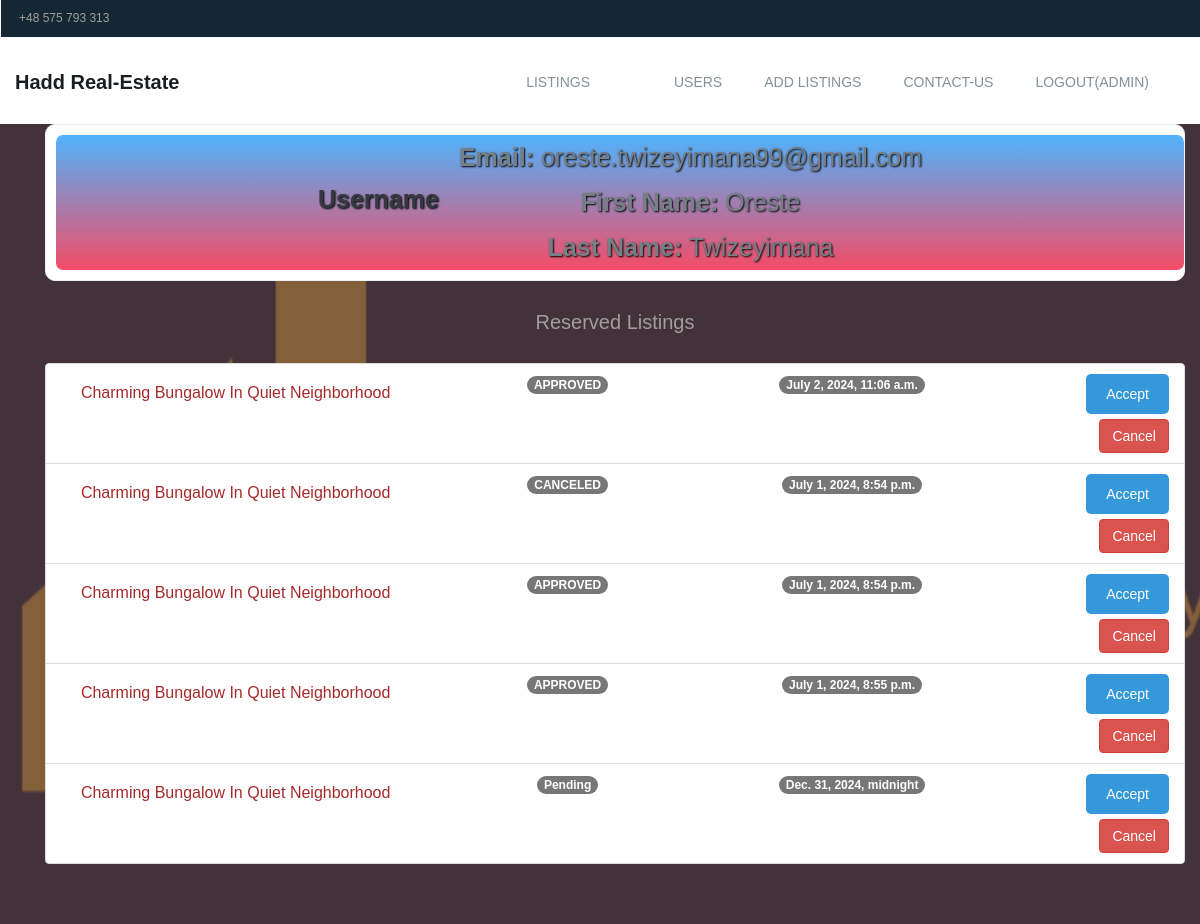
Page /accounts/1/ (signed in) on the committed database.
### accounts/models.py (models this page shows, shortened)
class User(AbstractBaseUser, PermissionsMixin):
    username_validator = UnicodeUsernameValidator()
    username = models.CharField(
        verbose_name=_("username"),
        max_length=150,
        unique=True,
        validators=[username_validator],
        error_messages={
            "unique": _("A user with that username already exists."),
        },
    )
    email = models.EmailField(verbose_name=_("email address"), blank=True)
    first_name = models.CharField(verbose_name=_("first name"), max_length=150, blank=True)
    last_name = models.CharField(verbose_name=_("last name"), max_length=150, blank=True)
    requested_reset_password = models.BooleanField(
        _('User has requested a password reset'),
        default=False,
        help_text=_('This will allow the admin to allow a password reset')
    )
    allowed_password_request = models.BooleanField(
        _('User has been granted a password reset'),
        default=False,
        help_text=_('This will allow the the user to perform password reset')
    )
    is_staff = models.BooleanField(
        _('staff status'),
        default=False,
        help_text=_('Designates whether the user can log into this admin site.'),
    )
    is_active = models.BooleanField(
        _('active'),
        default=True,
        help_text=_(
            'Designates whether this user should be treated as active. '
            'Unselect this instead of deleting accounts.'
        ),
    )
    is_superuser = models.BooleanField(
        _('superuser status'),
        default=False,
        help_text=_('Designates that this user has all permissions without explicitly assigning them.'),
    )
    objects = UserManager()
    USERNAME_FIELD = 'username'
    REQUIRED_FIELDS = ['email']
    def __str__(self):
        return self.username
    class Meta:
        verbose_name = _("user")
        verbose_name_plural = _("users")

### orders/models.py (models this page shows)
class Order(models.Model):
    user = models.ForeignKey(User, on_delete=models.CASCADE)
    listing = models.ForeignKey(Listing, on_delete=models.CASCADE)
    reservation_date = models.DateTimeField(auto_now_add=False)
    status = models.CharField(
        max_length=20,
        choices=[(status.name, status.value) for status in OrderStatus],
        default=OrderStatus.PENDING.name
    )
    created_on = models.DateTimeField(auto_now_add=True, null=True)
    def __str__(self):
        return f"Reservation {self.id} by {self.user} on {self.reservation_date}"

### listings/models.py (models this page shows, shortened)
class Listing(models.Model):
    title = models.CharField(max_length=200)
    description = models.TextField()
    price = models.DecimalField(max_digits=10, decimal_places=2)
    main_img = models.ImageField(upload_to='images/', blank=True, null=True)
    created_at = models.DateTimeField(auto_now_add=True)
    updated_at = models.DateTimeField(auto_now=True)

### accounts/views.py (the view)
# urls.py: path('<int:pk>/', views.account_detail, name='account_detail'),
@superuser_required
def account_detail(request, pk):
    user = get_object_or_404(User, pk=pk)
    orders = Order.objects.filter(user=user.id)
    print(orders, user.id)
    context = {
        'account': user,
        'orders': orders,
    }
    return render(request, 'accounts/accounts_detail.html', context)

### accounts/views.py (called while the page is built)
def superuser_required(view_func):
    decorated_view_func = user_passes_test(lambda u: u.is_superuser, login_url='listing_list')(view_func)
    return decorated_view_func

### orders/models.py (called while the page is built)
@receiver(post_init, sender=Order)
def check_and_update_order_status_on_fetch(sender, instance, **kwargs):
    if instance.status == OrderStatus.PENDING.name and instance.date_ordered < timezone.now():
        instance.status = OrderStatus.CANCELED.name
        instance.save()

### real_estate/templates/accounts/accounts_detail.html (shortened to what this page needs)
{% extends 'base.html' %}
{% block content %}
    <div class="container mt-4">
        <div class="card shadow-none border">
            <div class="card-body text-center linear-gradient rounded-2 p-4">
                <h1 class="fw-semibold text-white mb-2"
                    style="text-shadow: 1px 1px 2px #000; font-size: 2.5rem;">{{ account.username }}</h1>
                <div class="container-box">
                    <ul>
                        <li><p class="mb-1" style="text-shadow: 1px 1px 2px #000; font-size: 2.5rem;">
                            <strong>Email:</strong> {{ account.email }}</p></li>
                        <li><p class="mb-1" style="text-shadow: 1px 1px 2px #000; font-size: 2.5rem;"><strong>First
                            Name:</strong> {{ account.first_name }}</p>
                        </li>
                        <li><p class="mb-1" style="text-shadow: 1px 1px 2px #000; font-size: 2.5rem;"><strong>Last
                            Name:</strong> {{ account.last_name }}</p>
                        </li>
                    </ul>
                </div>
            </div>
        </div>
        <div class="mt-5">
            <h2 class="h3 mb-4" style="font-size: 2rem;">Reserved Listings</h2>
            {% if orders %}
                <ul class="list-group">
                    {% for order in orders %}
                        <li class="list-group-item">
                            <div class="row align-items-center">
                                <div class="col-md-4">
                                    <h2 class="h5"><a
                                            href="{% url 'listing_detail' order.listing.pk %}">{{ order.listing.title }}</a>
                                    </h2>
                                </div>
                                <div class="col-md-3">
                                    <span class="badge bg-primary rounded-pill">{{ order.status }}</span>
                                </div>
                                <div class="col-md-3">
                                    <span class="badge bg-secondary rounded-pill">{{ order.reservation_date }}</span>
                                </div>
                                <div class="col-md-2 text-right">
                                    {% if user.is_superuser %}
                                        <form action="{% url 'accept_order' order.pk %}" method="post">
                                            <button class="btn btn-primary mb-2 mb-md-0">Accept</button>
                                        </form>
                                    {% endif %}
                                    <form action="{% url 'cancel_order' order.pk %}" method="post">
                                        <button class="btn btn-danger">Cancel</button>
                                    </form>
                                </div>
                            </div>
                        </li>
                    {% endfor %}
                </ul>
            {% else %}
                <p style="font-size: 1.5rem;">No reserved listings found.</p>
            {% endif %}
        </div>
    </div>
{% endblock %}

### real_estate/templates/base.html (shortened to what this page needs)
{% load static %}
<!DOCTYPE html>
<html lang="en">
<head>
    <link rel="stylesheet" href="{% static 'css/font-awesome.min.css' %}">
    <link rel="stylesheet" href="{% static 'css/linearicons.css' %}">
    <link rel="stylesheet" href="{% static 'css/animate.css' %}">
    <link rel="stylesheet" href="{% static 'css/flaticon.css' %}">
    <link rel="stylesheet" href="{% static 'css/slick.css' %}">
    <link rel="stylesheet" href="{% static 'css/slick-theme.css' %}">
    <link rel="stylesheet" href="{% static 'css/bootstrap.min.css' %}">
    <link rel="stylesheet" href="{% static 'css/bootsnav.css' %}">
    <link href="{% static 'fontawesomefree/css/fontawesome.css' %}" rel="stylesheet" type="text/css">
    <link href="{% static 'fontawesomefree/css/brands.css' %}" rel="stylesheet" type="text/css">
    <link href="{% static 'fontawesomefree/css/solid.css' %}" rel="stylesheet" type="text/css">
    <link rel="stylesheet" href="{% static 'css/responsive.css' %}">
    <link rel="stylesheet" href="{% static 'css/style.css' %}">
</head>
<body>
<header id="header-top" class="header-top">
    <ul>
        <li class="head-responsive-right">
            <div class="header-top-right">
                <ul>
                    <li class="header-top-contact">
                        +48 575 793 313
                    </li>
                </ul>
            </div>
        </li>
    </ul>
</header>
<section class="top-area">
    <div class="header-area">
        <nav class="navbar navbar-default bootsnav  navbar-sticky navbar-scrollspy" data-minus-value-desktop="70"
             data-minus-value-mobile="55" data-speed="1000">
            <div class="container">
                <div class="navbar-header">
                    <a class="navbar-brand" href="{% url 'homepage' %}">
                        Hadd Real-Estate
                    </a>
                </div>
                <div class="collapse navbar-collapse menu-ui-design" id="navbar-menu">
                    <ul class="nav navbar-nav navbar-right" data-in="fadeInDown" data-out="fadeOutUp">
                        <li>
                            <a class="nav-link" href="{% url 'listing_list' %}">Listings</a>
                        </li>
                        {% if user.is_authenticated %}
                            <li>
                                <a class="nav-link" href="{% url 'order_list' %}"></a>
                            </li>
                            {% if user.is_superuser %}
                                <li>
                                    <a class="nav-link" href="{% url 'accounts_list' %}">Users</a>
                                </li>
                                <li>
                                    <a class="nav-link" href="{% url 'listing_create' %}">Add Listings</a>
                                </li>
                            {% endif %}
                        {% endif %}
                        <li>
                            <a class="nav-link" href="{% url 'contact' %}"> Contact-Us</a>
                        </li>
                        {% if user.is_authenticated %}
                            <li>
                                <a class="nav-link" href="{% url 'logout' %}"> Logout({{ user.username }})</a>
                            </li>
                        {% else %}
                            <li>
                                <a class="nav-link" href="{% url 'login' %}"> Login</a>
                            </li>
                        {% endif %}
                    </ul>
                </div>
            </div>
        </nav>
    </div>
</section>
<section id="home" class="welcome-hero">
    <div class="container">
        {% block content %}
        {% endblock %}
    </div>
</section>
</body>
</html>

### listings/static/css/bootsnav.css (style rules this page uses)
nav.bootsnav .container { position: relative; }
nav.navbar.bootsnav { margin-bottom: 0; -moz-border-radius: 0px; -webkit-border-radius: 0px; -o-border-radius: 0px; border-radius: 0px; background-color: #fff; border: none; border-bottom: solid 1px #e0e0e0; z-index: 9; }
nav.navbar.bootsnav ul.nav > li > a { color: #6f6f6f; background-color: transparent; outline: none; margin-bottom: -2px; }
body { -webkit-transition: all 0.3s ease-in-out; -moz-transition: all 0.3s ease-in-out; -o-transition: all 0.3s ease-in-out; -ms-transition: all 0.3s ease-in-out; transition: all 0.3s ease-in-out; }
.wrap-sticky nav.navbar.bootsnav { position: absolute; width: 100%; left: 0; top: 0; }
@media (min-width: 1024px) { nav.navbar.bootsnav ul.nav > li > a { padding: 30px 15px; font-weight: 600; } }

### rows in the picture
User: username "ADMIN"
User: username "Username", email "oreste.twizeyimana99@gmail.com", first_name "Oreste", last_name "Twizeyimana"
Order: listing "Charming Bungalow In Quiet Neighborhood", status "APPROVED", reservation_date "July 2, 2024, 11:06 a.m."
Order: listing "Charming Bungalow In Quiet Neighborhood", status "CANCELED", reservation_date "July 1, 2024, 8:54 p.m."
Order: listing "Charming Bungalow In Quiet Neighborhood", status "APPROVED", reservation_date "July 1, 2024, 8:54 p.m."
Order: listing "Charming Bungalow In Quiet Neighborhood", status "APPROVED", reservation_date "July 1, 2024, 8:55 p.m."
Order: listing "Charming Bungalow In Quiet Neighborhood", status "Pending", reservation_date "Dec. 31, 2024, midnight"
